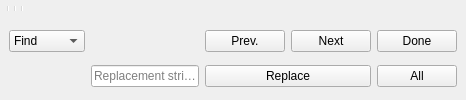
  <widget class="Dock" name="editorDock">
   <attribute name="dockWidgetArea">
    <number>1</number>
   </attribute>
   <widget class="QWidget" name="editorDockContents">
    <layout class="QVBoxLayout" name="verticalLayout">
     <property name="spacing">
      <number>0</number>
     </property>
     <property name="leftMargin">
      <number>0</number>
     </property>
     <property name="topMargin">
      <number>0</number>
     </property>
     <property name="rightMargin">
      <number>0</number>
     </property>
     <property name="bottomMargin">
      <number>0</number>
     </property>
     <item>
      <widget class="QToolBar" name="editortoolbar">
       <addaction name="fileActionNew"/>
       <addaction name="fileActionOpen"/>
       <addaction name="fileActionSave"/>
       <addaction name="separator"/>
       <addaction name="editActionUndo"/>
       <addaction name="editActionRedo"/>
       <addaction name="editActionUnindent"/>
       <addaction name="editActionIndent"/>
       <addaction name="separator"/>
       <addaction name="designActionPreview"/>
       <addaction name="designActionRender"/>
       <addaction name="separator"/>
       <addaction name="fileActionExportSTL"/>
      </widget>
     </item>
     <item>
      <widget class="QFrame" name="find_panel">
       <property name="enabled">
        <bool>true</bool>
       </property>
       <property name="sizePolicy">
        <sizepolicy hsizetype="Preferred" vsizetype="Minimum">
         <horstretch>0</horstretch>
         <verstretch>0</verstretch>
        </sizepolicy>
       </property>
       <property name="frameShape">
        <enum>QFrame::NoFrame</enum>
       </property>
       <property name="frameShadow">
        <enum>QFrame::Raised</enum>
       </property>
       <property name="lineWidth">
        <number>0</number>
       </property>
       <layout class="QGridLayout" name="gridLayout">
        <property name="topMargin">
         <number>0</number>
        </property>
        <property name="bottomMargin">
         <number>0</number>
        </property>
        <property name="verticalSpacing">
         <number>0</number>
        </property>
        <item row="0" column="0">
         <widget class="QComboBox" name="findTypeComboBox">
          <item>
           <property name="text">
            <string>Find</string>
           </property>
          </item>
          <item>
           <property name="text">
            <string>Replace</string>
           </property>
          </item>
         </widget>
        </item>
        <item row="0" column="1">
         <widget class="QWordSearchField" name="findInputField">
          <property name="placeholderText" stdset="0">
           <string>Search string</string>
          </property>
         </widget>
        </item>
        <item row="0" column="2">
         <widget class="QPushButton" name="findPrevButton">
          <property name="text">
           <string>Prev.</string>
          </property>
         </widget>
        </item>
        <item row="0" column="3">
         <widget class="QPushButton" name="findNextButton">
          <property name="text">
           <string>Next</string>
          </property>
         </widget>
        </item>
        <item row="0" column="4">
         <widget class="QPushButton" name="cancelButton">
          <property name="text">
           <string>Done</string>
          </property>
         </widget>
        </item>
        <item row="1" column="1">
         <widget class="QLineEdit" name="replaceInputField">
          <property name="placeholderText">
           <string>Replacement string</string>
          </property>
         </widget>
        </item>
        <item row="1" column="2" colspan="2">
         <widget class="QPushButton" name="replaceButton">
          <property name="text">
           <string>Replace</string>
          </property>
         </widget>
        </item>
        <item row="1" column="4">
         <widget class="QPushButton" name="replaceAllButton">
          <property name="text">
           <string>All</string>
          </property>
         </widget>
        </item>
       </layout>
      </widget>
     </item>
    </layout>
   </widget>
   <addaction name="editActionRedo_2"/>
  </widget>
